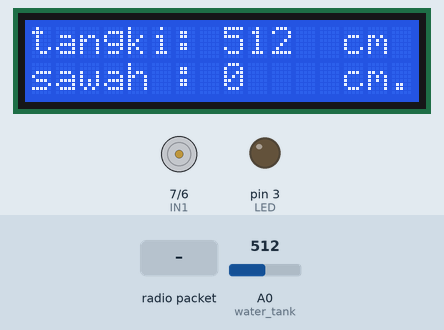
This program was run on a simulated Arduino Nano, built with avr-gcc and run on an emulated ATmega328P. Shown: 16×2 character LCD, motor-driver pin pairs drawn as motors (green arrow = first pin HIGH = forward, orange = second pin HIGH = backward, longer = more drive), output pins drawn as LEDs (lit = HIGH). The test bench sets the inputs (shaded band); at power-on: A0 (water_tank) = 512. No radio packets arrive unless stated.

Above: at 1.2 s.
1.3 s: radio packet "5" arrives
At 1.48 s:
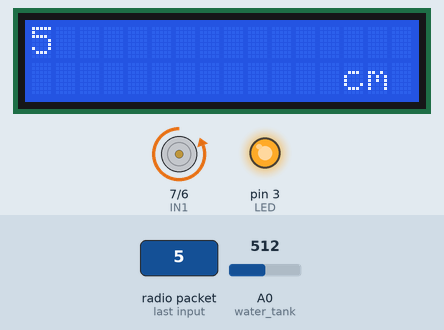
3.1 s: radio packet "90" arrives
At 4.5 s:
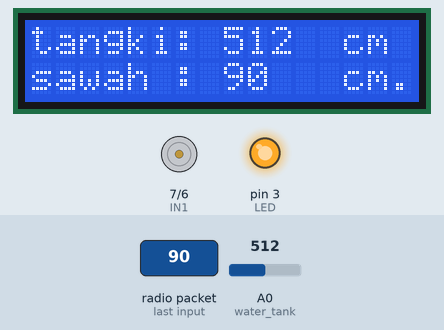
6.1 s: A0 (water_tank) set to 107
At 7.3 s:
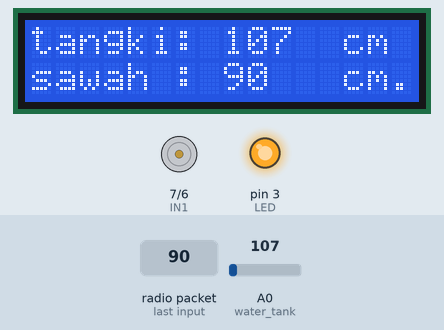
7.6 s: A0 (water_tank) set to 92
At 8.8 s:
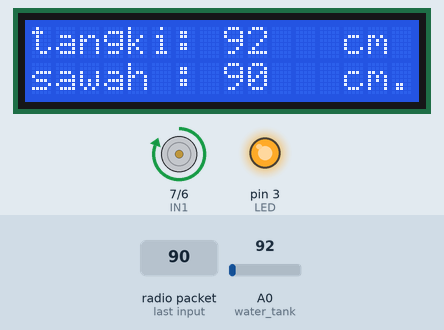
9.1 s: A0 (water_tank) set to 110
At 10.2 s:
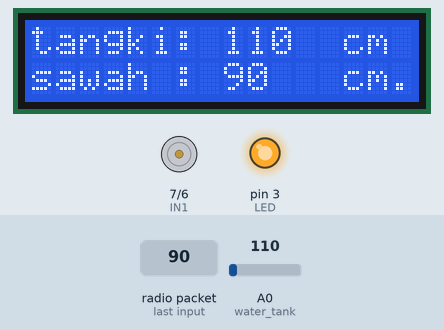
Timing chart, 0 to 12.1 s (numbered marks = the images above; inputs shaded):
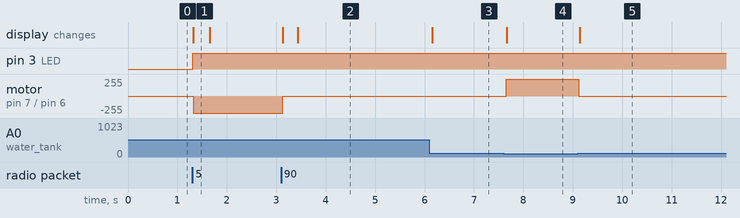

Measured:
- the behaviour switches between 100 and 99 on A0 (water_tank) (found by bisection; images 3 and 4)
- after the input at 1.3 s, pin 3 (LED): LOW → HIGH at once; motor on pin 7 (IN1) / pin 6 (IN2): stopped → backward 255/255 at once; the display: changes at once (image 1)
- after the input at 3.1 s, motor on pin 7 (IN1) / pin 6 (IN2): backward 255/255 → stopped at once; the display: first changes at once (image 2 shows a later state)
- after the input at 6.1 s, the display: changes after 0.05 s (image 3)
- after the input at 7.6 s, motor on pin 7 (IN1) / pin 6 (IN2): stopped → forward 255/255 after 0.05 s; the display: changes after 0.06 s (image 4)
- after the input at 9.1 s, motor on pin 7 (IN1) / pin 6 (IN2): forward 255/255 → stopped at once; the display: changes at once (image 5)

The program:

main.cpp
```cpp
#include <SPI.h>
#include <nRF24L01.h>
#include <RF24.h>
#include <LiquidCrystal_I2C.h>

RF24 radio(9, 8); // CE, CSN

// Config for LCD
LiquidCrystal_I2C lcd(0x27,16,2);

#define LED 3
#define CONST_AIR 10

#define water_tank A0
#define IN1 7
#define IN2 6

const byte address[6] = "00001";

int water_val = 0;
int msg_val = 0;

void setup() {
  pinMode(LED,OUTPUT);
  pinMode(water_tank, INPUT);
  pinMode(IN1,OUTPUT);
  pinMode(IN2,OUTPUT);
  Serial.begin(9600);
  radio.begin();
  radio.openReadingPipe(0, address);
  radio.setPALevel(RF24_PA_MIN);
  radio.startListening();

  // Initialize LCD
  lcd.init();
  lcd.backlight();
}

void loop() {
  // if((water_val - analogRead(water_tank)) != 0) lcd.clear();

  water_val = analogRead(water_tank);
  lcd.setCursor(0,0);
  lcd.print("tangki: ");
  lcd.setCursor(8, 0);
  lcd.print("        ");
  lcd.setCursor(8, 0);
  lcd.print(water_val);
  lcd.setCursor(13,0);
  lcd.print("cm");

  if(water_val < 100) digitalWrite(IN1,HIGH);
  else digitalWrite(IN1,LOW);

  if (radio.available()) {

    digitalWrite(LED,HIGH);
    char text[32] = "";
    radio.read(&text, sizeof(text));
    lcd.setCursor(0,1);
    lcd.print("sawah :");
    lcd.setCursor(8,1);

    if((msg_val - atoi(text)) != 0) lcd.clear();

    msg_val =  atoi(text);
    lcd.print(msg_val);
    lcd.setCursor(13,1);
    lcd.print("cm");

    if((msg_val < CONST_AIR) && (msg_val != 0)) digitalWrite(IN2,HIGH);
    else if((msg_val >= CONST_AIR) && (msg_val != 0)) digitalWrite(IN2,LOW);

  }
  else{
    lcd.setCursor(0,1);
    lcd.print("sawah :");
    lcd.setCursor(8,1);
    lcd.print(msg_val);
    lcd.setCursor(13,1);
    lcd.print("cm");
    lcd.setCursor(15,1);
    lcd.print(".");
  }
}
```
